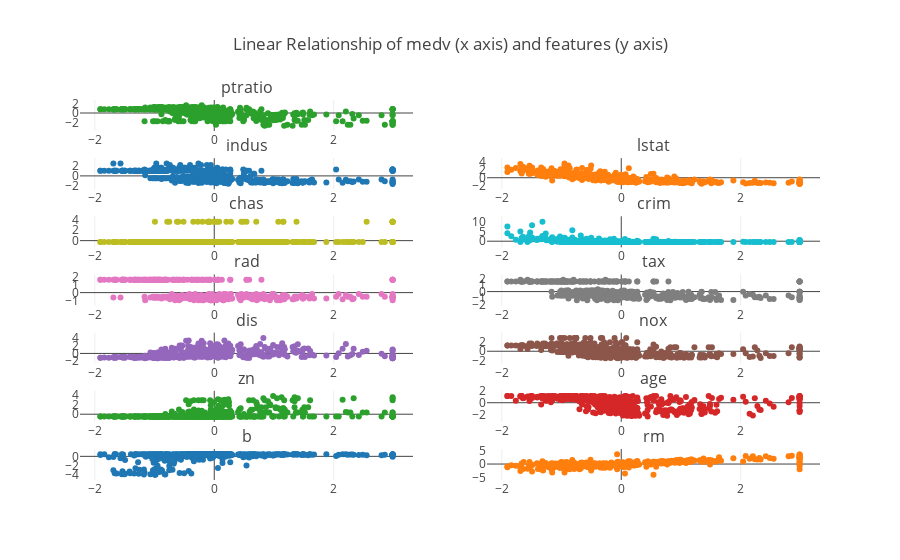

This figure's notebook cell:
### Code cell
# all plots
normalized_df = (df[col_types['int']] -
                        df[col_types['int']].mean()) / df[col_types['int']].std()
if normalized_df.shape[0] > 500:
    normalized_df = normalized_df.sample(500)
x = y_cols[0]
temp_cols = list(normalized_df.columns)
temp_cols.remove(x)
len(temp_cols)

fig = make_subplots(rows=math.ceil(len(temp_cols) / 2), cols=2, start_cell="bottom-left",
                            subplot_titles=tuple(temp_cols))
rows = 0
for i, y in enumerate(temp_cols):
    if (i + 1) % 2 == 0:
        cols = 2
    else:
        cols = 1
        rows += 1
    fig.add_trace(go.Scatter(x=normalized_df[x], y=normalized_df[y], mode='markers'), row=rows, col=cols)
fig.update_layout(showlegend=False, title_text=f"Linear Relationship of {x} (x axis) and features (y axis)",
                          template="ygridoff")
fig.show()

### Figure 1 — Plotly figure (JSON) as saved in the notebook; plotly's stock layout.template omitted (floating-point values rounded to 4 significant figures; data arrays with more than 128 entries replaced by an {"elided": "..."} marker saying what was removed)
{"data": [{"mode": "markers", "type": "scatter", "x": {"elided": "500 float values"}, "xaxis": "x", "y": {"elided": "500 float values"}, "yaxis": "y"}, {"mode": "markers", "type": "scatter", "x": {"elided": "500 float values"}, "xaxis": "x2", "y": {"elided": "500 float values"}, "yaxis": "y2"}, {"mode": "markers", "type": "scatter", "x": {"elided": "500 float values"}, "xaxis": "x3", "y": {"elided": "500 float values"}, "yaxis": "y3"}, {"mode": "markers", "type": "scatter", "x": {"elided": "500 float values"}, "xaxis": "x4", "y": {"elided": "500 float values"}, "yaxis": "y4"}, {"mode": "markers", "type": "scatter", "x": {"elided": "500 float values"}, "xaxis": "x5", "y": {"elided": "500 float values"}, "yaxis": "y5"}, {"mode": "markers", "type": "scatter", "x": {"elided": "500 float values"}, "xaxis": "x6", "y": {"elided": "500 float values"}, "yaxis": "y6"}, {"mode": "markers", "type": "scatter", "x": {"elided": "500 float values"}, "xaxis": "x7", "y": {"elided": "500 float values"}, "yaxis": "y7"}, {"mode": "markers", "type": "scatter", "x": {"elided": "500 float values"}, "xaxis": "x8", "y": {"elided": "500 float values"}, "yaxis": "y8"}, {"mode": "markers", "type": "scatter", "x": {"elided": "500 float values"}, "xaxis": "x9", "y": {"elided": "500 float values"}, "yaxis": "y9"}, {"mode": "markers", "type": "scatter", "x": {"elided": "500 float values"}, "xaxis": "x10", "y": {"elided": "500 float values"}, "yaxis": "y10"}, {"mode": "markers", "type": "scatter", "x": {"elided": "500 float values"}, "xaxis": "x11", "y": {"elided": "500 float values"}, "yaxis": "y11"}, {"mode": "markers", "type": "scatter", "x": {"elided": "500 float values"}, "xaxis": "x12", "y": {"elided": "500 float values"}, "yaxis": "y12"}, {"mode": "markers", "type": "scatter", "x": {"elided": "500 float values"}, "xaxis": "x13", "y": {"elided": "500 float values"}, "yaxis": "y13"}], "layout": {"annotations": [{"font": {"size": 16}, "showarrow": false, "text": "b", "x": 0.225, "xanchor": "center", "xref": "paper", "y": 0.08163, "yanchor": "bottom", "yref": "paper"}, {"font": {"size": 16}, "showarrow": false, "text": "rm", "x": 0.775, "xanchor": "center", "xref": "paper", "y": 0.08163, "yanchor": "bottom", "yref": "paper"}, {"font": {"size": 16}, "showarrow": false, "text": "zn", "x": 0.225, "xanchor": "center", "xref": "paper", "y": 0.2347, "yanchor": "bottom", "yref": "paper"}, {"font": {"size": 16}, "showarrow": false, "text": "age", "x": 0.775, "xanchor": "center", "xref": "paper", "y": 0.2347, "yanchor": "bottom", "yref": "paper"}, {"font": {"size": 16}, "showarrow": false, "text": "dis", "x": 0.225, "xanchor": "center", "xref": "paper", "y": 0.3878, "yanchor": "bottom", "yref": "paper"}, {"font": {"size": 16}, "showarrow": false, "text": "nox", "x": 0.775, "xanchor": "center", "xref": "paper", "y": 0.3878, "yanchor": "bottom", "yref": "paper"}, {"font": {"size": 16}, "showarrow": false, "text": "rad", "x": 0.225, "xanchor": "center", "xref": "paper", "y": 0.5408, "yanchor": "bottom", "yref": "paper"}, {"font": {"size": 16}, "showarrow": false, "text": "tax", "x": 0.775, "xanchor": "center", "xref": "paper", "y": 0.5408, "yanchor": "bottom", "yref": "paper"}, {"font": {"size": 16}, "showarrow": false, "text": "chas", "x": 0.225, "xanchor": "center", "xref": "paper", "y": 0.6939, "yanchor": "bottom", "yref": "paper"}, {"font": {"size": 16}, "showarrow": false, "text": "crim", "x": 0.775, "xanchor": "center", "xref": "paper", "y": 0.6939, "yanchor": "bottom", "yref": "paper"}, {"font": {"size": 16}, "showarrow": false, "text": "indus", "x": 0.225, "xanchor": "center", "xref": "paper", "y": 0.8469, "yanchor": "bottom", "yref": "paper"}, {"font": {"size": 16}, "showarrow": false, "text": "lstat", "x": 0.775, "xanchor": "center", "xref": "paper", "y": 0.8469, "yanchor": "bottom", "yref": "paper"}, {"font": {"size": 16}, "showarrow": false, "text": "ptratio", "x": 0.225, "xanchor": "center", "xref": "paper", "y": 1.0, "yanchor": "bottom", "yref": "paper"}], "showlegend": false, "title": {"text": "Linear Relationship of medv (x axis) and features (y axis)"}, "xaxis": {"anchor": "y", "domain": [0, 0.45]}, "xaxis10": {"anchor": "y10", "domain": [0.55, 1]}, "xaxis11": {"anchor": "y11", "domain": [0, 0.45]}, "xaxis12": {"anchor": "y12", "domain": [0.55, 1]}, "xaxis13": {"anchor": "y13", "domain": [0, 0.45]}, "xaxis14": {"anchor": "y14", "domain": [0.55, 1]}, "xaxis2": {"anchor": "y2", "domain": [0.55, 1]}, "xaxis3": {"anchor": "y3", "domain": [0, 0.45]}, "xaxis4": {"anchor": "y4", "domain": [0.55, 1]}, "xaxis5": {"anchor": "y5", "domain": [0, 0.45]}, "xaxis6": {"anchor": "y6", "domain": [0.55, 1]}, "xaxis7": {"anchor": "y7", "domain": [0, 0.45]}, "xaxis8": {"anchor": "y8", "domain": [0.55, 1]}, "xaxis9": {"anchor": "y9", "domain": [0, 0.45]}, "yaxis": {"anchor": "x", "domain": [0, 0.08163]}, "yaxis10": {"anchor": "x10", "domain": [0.6122, 0.6939]}, "yaxis11": {"anchor": "x11", "domain": [0.7653, 0.8469]}, "yaxis12": {"anchor": "x12", "domain": [0.7653, 0.8469]}, "yaxis13": {"anchor": "x13", "domain": [0.9184, 1.0]}, "yaxis14": {"anchor": "x14", "domain": [0.9184, 1.0]}, "yaxis2": {"anchor": "x2", "domain": [0, 0.08163]}, "yaxis3": {"anchor": "x3", "domain": [0.1531, 0.2347]}, "yaxis4": {"anchor": "x4", "domain": [0.1531, 0.2347]}, "yaxis5": {"anchor": "x5", "domain": [0.3061, 0.3878]}, "yaxis6": {"anchor": "x6", "domain": [0.3061, 0.3878]}, "yaxis7": {"anchor": "x7", "domain": [0.4592, 0.5408]}, "yaxis8": {"anchor": "x8", "domain": [0.4592, 0.5408]}, "yaxis9": {"anchor": "x9", "domain": [0.6122, 0.6939]}}}
